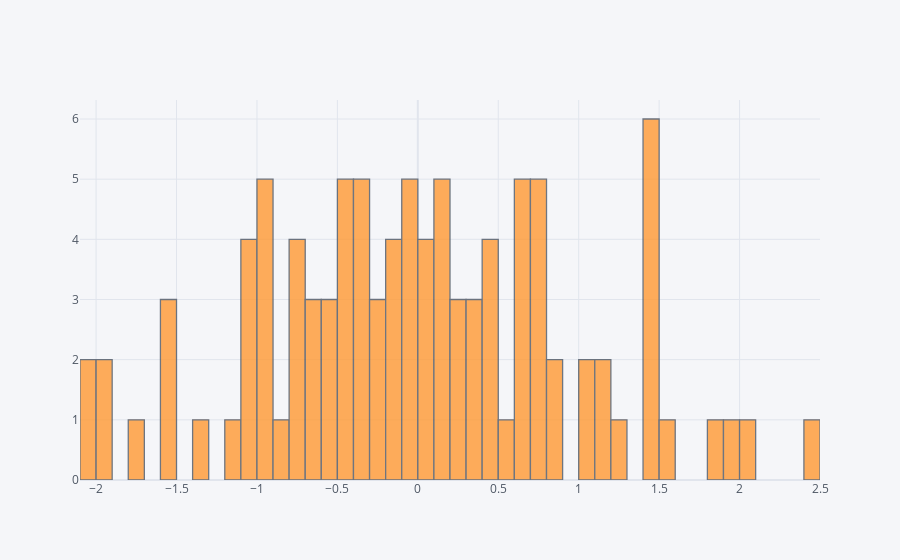

Notebook cell for this chart:
### Code cell
df['A'].iplot(kind='hist', bins=50)

### Figure 1 — Plotly figure (JSON) as saved in the notebook; plotly's stock layout.template omitted (floating-point values rounded to 4 significant figures)
{"data": [{"histfunc": "count", "histnorm": "", "marker": {"color": "rgba(255, 153, 51, 1.0)", "line": {"color": "#4D5663", "width": 1.3}}, "name": "A", "nbinsx": 50, "opacity": 0.8, "orientation": "v", "type": "histogram", "x": [0.05928, 0.6576, 0.4772, 0.4028, 0.1795, 0.7241, 0.7232, 1.91, 0.5991, -1.547, -0.5427, -0.04468, -0.7564, -1.075, -0.6751, 0.6328, 0.1717, -0.2699, 0.1094, 1.5, 0.4976, -0.921, 1.177, -0.01812, 1.837, 0.7285, 0.09172, 0.3337, -2.04, -1.934, 1.469, 1.589, -1.581, -0.367, 0.6791, -1.035, -0.4192, 0.4157, -0.07137, 1.04, 0.7439, 2.432, -0.1562, -0.1139, -1.159, 0.6293, 1.106, 0.3323, 1.269, -0.7165, 1.456, 1.477, 0.2056, 1.49, -0.5788, -0.2344, -0.01183, -1.751, -0.009835, -0.381, -0.6984, -0.9624, 1.068, 0.7867, 0.8373, -0.2419, 0.1702, -2.048, 0.233, -1.307, 0.2745, -0.1081, -0.5043, -0.6674, -0.4123, -0.7448, -0.8394, 0.02873, -0.4591, -1.052, -0.1205, -0.9678, 0.08022, -0.9646, -0.367, -0.9202, -1.93, 0.3275, 0.1093, -0.4431, 0.699, -0.4196, 0.8118, -0.7948, -0.3871, -0.3734, -1.545, 1.476, 2.019, -1.091]}], "layout": {"barmode": "overlay", "legend": {"bgcolor": "#F5F6F9", "font": {"color": "#4D5663"}}, "paper_bgcolor": "#F5F6F9", "plot_bgcolor": "#F5F6F9", "title": {"font": {"color": "#4D5663"}}, "xaxis": {"gridcolor": "#E1E5ED", "showgrid": true, "tickfont": {"color": "#4D5663"}, "title": {"font": {"color": "#4D5663"}, "text": ""}, "zerolinecolor": "#E1E5ED"}, "yaxis": {"gridcolor": "#E1E5ED", "showgrid": true, "tickfont": {"color": "#4D5663"}, "title": {"font": {"color": "#4D5663"}, "text": ""}, "zerolinecolor": "#E1E5ED"}}}
